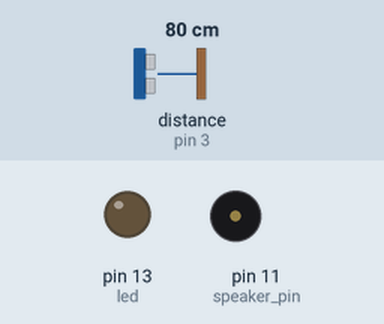
A sketch run on a simulated Arduino Uno, built with avr-gcc and run on an emulated ATmega328P. Shown: output pins drawn as LEDs (lit = HIGH), buzzer (waves = sounding). Wiring (inferred from the names in the program): ultrasonic range finder: trigger pin 2; echo pin 3. Dashed ring = blinking. The inputs (shaded band) are chosen by the test bench; at power-on: distance to the obstacle (sensor on pin 3) 80 cm. The echo pulse lasts 58.3 µs per cm; pins used as bus, display or sensor lines are not drawn; what the sketch prints to the serial monitor is not drawn.

Above: at 0.1 s.
1.3 s: distance to the obstacle (sensor on pin 3) set to 2 cm
At 2.3 s:
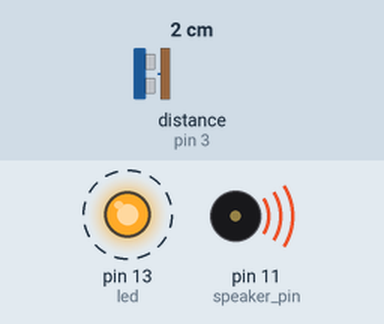
4.3 s: distance to the obstacle (sensor on pin 3) set to 4 cm
At 5.1 s:
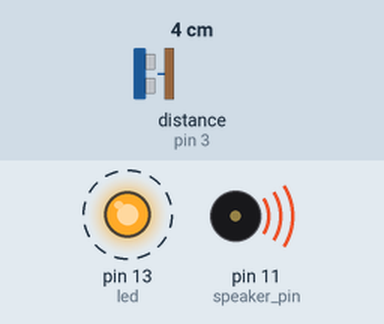
Timing chart, 0 to 13.3 s (numbered marks = the images above; inputs shaded):
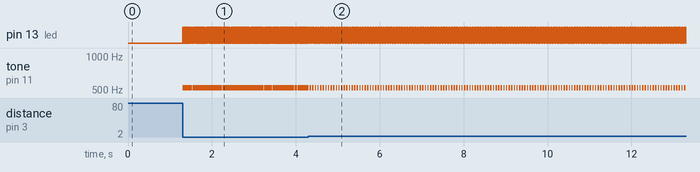

The sketch:

P45-2_ultrasound_dist_LED_blink_buzzer.ino
```cpp
/*
*P45-2
*設計Arduino 程式，使用Arduino 板配合超音波距離感測器測量物體的距離
*（單位：公分），以Serial Monitor 視窗顯示距離，並控制一個LED 閃爍速度及一個蜂鳴器嗶聲，
*距離愈近，則LED 閃爍速度愈快且蜂鳴器嗶聲愈急促。
*/

#define TRIG_PIN 2
#define ECHO_PIN 3

#define FREQ 523 //Hz, frequency of speaker

const uint8_t led = 13;
const uint8_t speaker_pin = 11;

int blink_speed = 100; //Default 100 ms
unsigned long last_blink = 0;
bool led_state = 0;

void setup()
{
	Serial.begin(9600);

	pinMode(led, OUTPUT);
	pinMode(speaker_pin, OUTPUT);
	pinMode(TRIG_PIN, OUTPUT);
	pinMode(ECHO_PIN, INPUT);
}

void loop()
{
	unsigned long now = millis();
	long dist = ping();

	blink_speed = dist*10; //換算距離與閃爍時間間隔

	Serial.println(dist);

	if(now-last_blink >= blink_speed)
	{
		digitalWrite(led, led_state);

		if(led_state) tone(speaker_pin, FREQ);
		else noTone(speaker_pin);

		led_state = !led_state;
		last_blink = now;
	}
}

long ping(void)
{
	digitalWrite(TRIG_PIN, LOW);
	delayMicroseconds(2);
	digitalWrite(TRIG_PIN ,HIGH);
	delayMicroseconds(10);
	digitalWrite(TRIG_PIN, LOW);
	return pulseIn(ECHO_PIN, HIGH)/58;
}
```

Measured:
- after the input at 1.3 s, pin 13 (led): alternates HIGH for 0.01 s and LOW for 0.01 s, starting at once; tone on pin 11 (speaker_pin): alternates 523 Hz for 0.01 s and silent for 0.01 s, starting at once
- after the input at 4.3 s, pin 13 (led): alternates HIGH for 0.03 s and LOW for 0.03 s, starting after 0.06 s; tone on pin 11 (speaker_pin): alternates 523 Hz for 0.03 s and silent for 0.03 s, starting after 0.06 s
